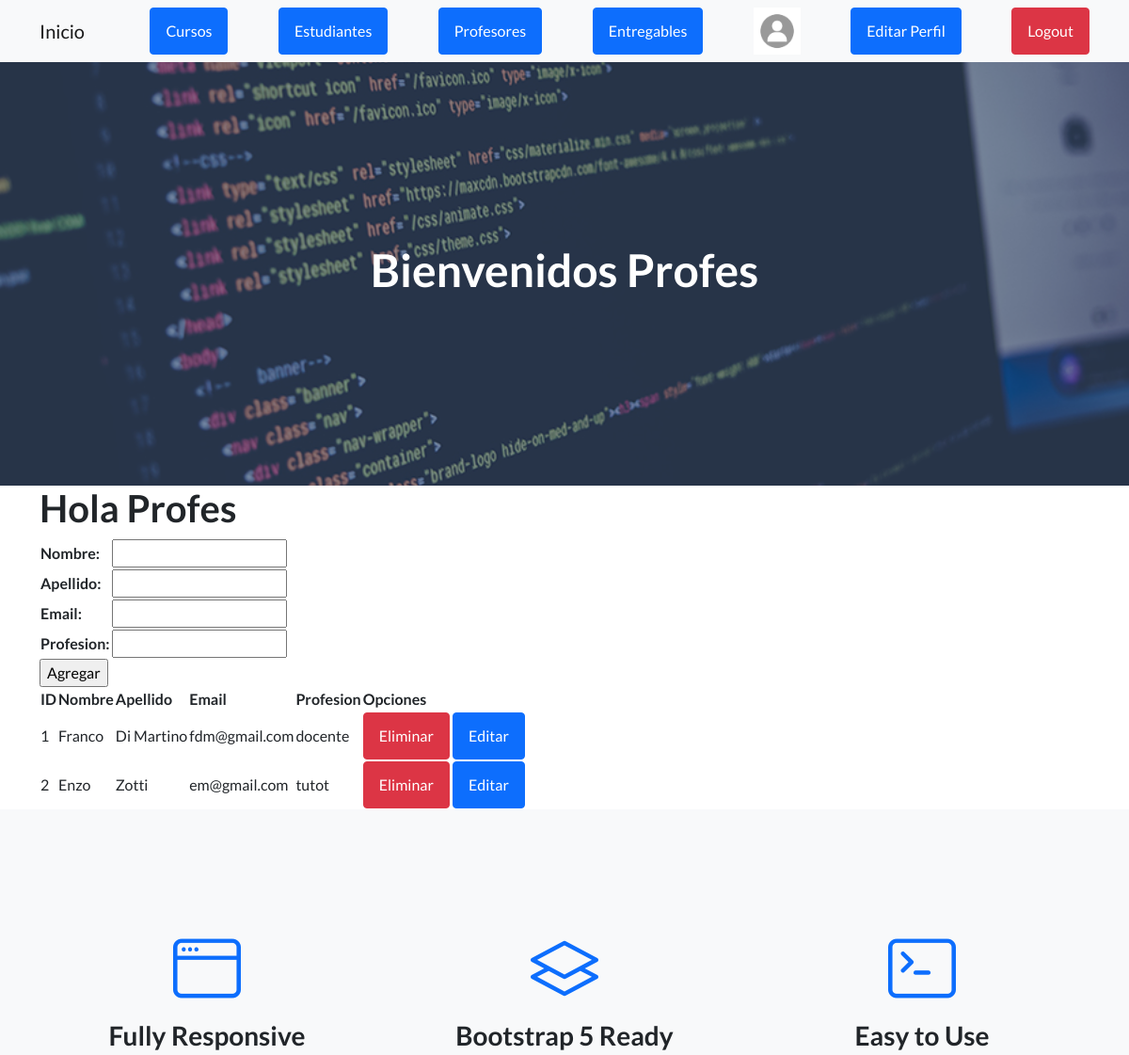
Page /AppCoder/profesores/ (signed in, upper part) on the earlier database version.
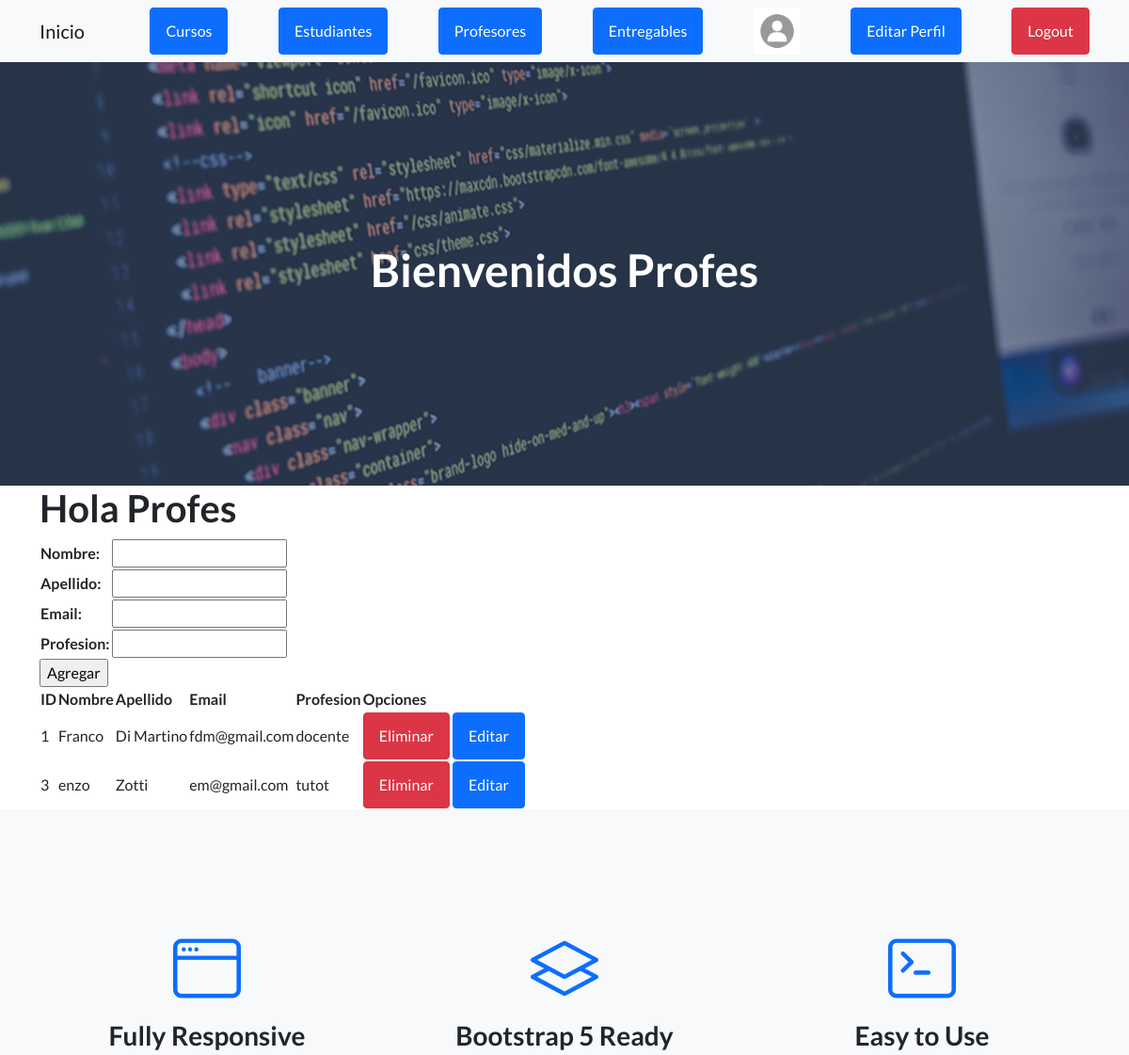
Same page on the later database version.
### AppCoder/models.py (models this page shows, shortened)
class Profesor(models.Model):
    nombre= models.CharField(max_length= 50)
    apellido= models.CharField(max_length= 50)
    email= models.EmailField()
    profesion= models.CharField(max_length= 50)

### AppCoder/views.py (the view)
# urls.py: path('profesores/', profesores, name="profesores"),
@login_required
def profesores(request):
    if request.method == "POST":
        form = ProfesorForm(request.POST)
        if form.is_valid():
            profesor = Profesor()
            profesor.nombre = form.cleaned_data["nombre"]
            profesor.apellido = form.cleaned_data["apellido"]
            profesor.email = form.cleaned_data["email"]
            profesor.profesion = form.cleaned_data["profesion"]
            profesor.save()
            form = ProfesorForm()
    else:
            form = ProfesorForm()
    profesores = Profesor.objects.all()
    contexto = {"profesores" : profesores, "form" : form, "avatar" : obtener_avatar(request )}
    return render(request, "AppCoder/profesores.html", contexto)

### AppCoder/forms.py
class ProfesorForm(forms.Form):
    nombre= forms.CharField(max_length= 50)
    apellido= forms.CharField(max_length= 50)
    email= forms.EmailField()
    profesion= forms.CharField(max_length= 50)

### AppCoder/views.py (called while the page is built)
def obtener_avatar(request):
    avatares=Avatar.objects.filter(user=request.user.id)
    if len(avatares)!=0:
        return avatares[0].imagen.url
    else:
        return "/media/avatars/avatar_default.jpg"

### AppCoder/templates/AppCoder/profesores.html (shortened to what this page needs)
{% extends "AppCoder/padre.html" %}
{% load static %}
{% block titulo %}
    <h1> Bienvenidos Profes </h1>
{% endblock %}
{% block contenido_que_cambia %}
    <h1>Hola Profes</h1>
    <form action="" method="post">
        <table>
        {{ form.as_table }}
        </table>
        <input type="submit" value="Agregar">
    </form>
    <table>
        <thead>
            <tr>
                <th> ID </th>
                <th> Nombre </th>
                <th> Apellido </th>
                <th> Email </th>
                <th> Profesion </th>
                <th> Opciones </th>
            </tr>
        </thead>
        <tbody>
            {% for profesor in profesores %}
            <tr>
                <td>
                    {{ profesor.id }}
                </td>
                <td>
                    {{ profesor.nombre }}
                </td>
                <td>
                    {{ profesor.apellido }}
                </td>
                <td>
                    {{ profesor.email }}
                </td>
                <td>
                    {{ profesor.profesion }}
                </td>
                <td>
                    <a class="btn btn-danger" href="{% url 'eliminar_profesor' profesor.id %}"> Eliminar </a>
                    <a class="btn btn-primary" href="{% url 'editar_profesor' profesor.id %}"> Editar </a>
                </td>
            </tr>
            {% endfor %}
        </tbody>
    </table>
{% endblock %}

### AppCoder/templates/AppCoder/padre.html (shortened to what this page needs)
<!DOCTYPE html>
<html lang="en">
    <head>
        {% load static %}
        <link href="https://cdn.jsdelivr.net/npm/bootstrap-icons@1.5.0/font/bootstrap-icons.css" rel="stylesheet" type="text/css" />
        <link href="{% static 'AppCoder/css/styles.css' %}" rel="stylesheet" />
    </head>
    <body>
        <nav class="navbar navbar-light bg-light static-top">
            <div class="container">
                <a class="navbar-brand" href="{% url 'inicioApp' %}">Inicio</a>
                {% if user.is_authenticated %}
                <a class="btn btn-primary" href="{% url 'cursos' %}">Cursos</a>
                <a class="btn btn-primary" href="{% url 'estudiantes' %}">Estudiantes</a>
                <a class="btn btn-primary" href="{% url 'profesores' %}">Profesores</a>
                <a class="btn btn-primary" href="{% url 'entregables' %}">Entregables</a>
                <img src="{{ avatar }}" alt="Avatar" style="width:50px;height:50px;"/>
                <a class="btn btn-primary" href="{% url 'editar_perfil' %}">Editar Perfil</a>
                <a class="btn btn-danger" href="{% url 'logout' %}">Logout</a>
                {% else %}
                <a class="btn btn-primary" href="{% url 'login' %}">Login</a>
                <a class="btn btn-primary" href="{% url 'register' %}">Register</a>
                {% endif %}
            </div>
        </nav>
        <header class="masthead">
            <div class="container position-relative">
                <div class="row justify-content-center">
                    <div class="col-xl-6">
                        <div class="text-center text-white">
                            {% block titulo %}
                            {% endblock %}
                        </div>
                    </div>
                </div>
            </div>
        </header>
        <div class="container">
        {% block contenido_que_cambia %}
        {% endblock %}
        </div>
        <section class="features-icons bg-light text-center">
            <div class="container">
                <div class="row">
                    <div class="col-lg-4">
                        <div class="features-icons-item mx-auto mb-5 mb-lg-0 mb-lg-3">
                            <div class="features-icons-icon d-flex"><i class="bi-window m-auto text-primary"></i></div>
                            <h3>Fully Responsive</h3>
                        </div>
                    </div>
                    <div class="col-lg-4">
                        <div class="features-icons-item mx-auto mb-5 mb-lg-0 mb-lg-3">
                            <div class="features-icons-icon d-flex"><i class="bi-layers m-auto text-primary"></i></div>
                            <h3>Bootstrap 5 Ready</h3>
                        </div>
                    </div>
                    <div class="col-lg-4">
                        <div class="features-icons-item mx-auto mb-0 mb-lg-3">
                            <div class="features-icons-icon d-flex"><i class="bi-terminal m-auto text-primary"></i></div>
                            <h3>Easy to Use</h3>
                        </div>
                    </div>
                </div>
            </div>
        </section>
    </body>
</html>

Differences in the rows shown:
removed Profesor: id "2", nombre "Enzo", apellido "Zotti", email "em@gmail.com", profesion "tutot"
added Profesor: id "3", nombre "enzo", apellido "Zotti", email "em@gmail.com", profesion "tutot"
